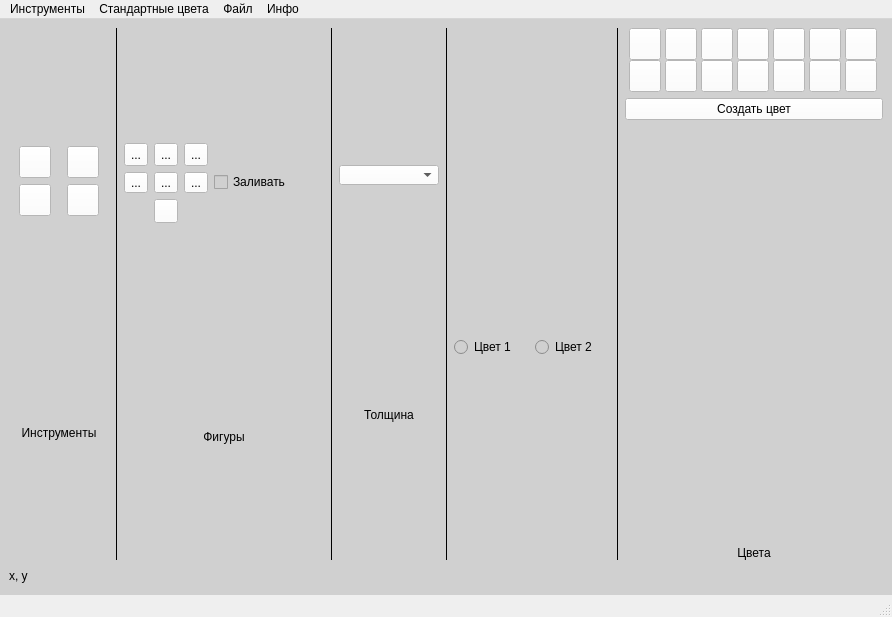
<?xml version="1.0" encoding="UTF-8"?>
<ui version="4.0">
 <class>paint_window</class>
 <widget class="QMainWindow" name="paint_window">
  <property name="enabled">
   <bool>true</bool>
  </property>
  <property name="geometry">
   <rect>
    <x>0</x>
    <y>0</y>
    <width>892</width>
    <height>617</height>
   </rect>
  </property>
  <property name="sizePolicy">
   <sizepolicy hsizetype="Maximum" vsizetype="Fixed">
    <horstretch>0</horstretch>
    <verstretch>0</verstretch>
   </sizepolicy>
  </property>
  <property name="windowTitle">
   <string>MS Paint DEMO</string>
  </property>
  <property name="windowIcon">
   <iconset>
    <normaloff>window_icon.png</normaloff>window_icon.png</iconset>
  </property>
  <widget class="QWidget" name="main_widget">
   <property name="sizePolicy">
    <sizepolicy hsizetype="Expanding" vsizetype="Expanding">
     <horstretch>0</horstretch>
     <verstretch>0</verstretch>
    </sizepolicy>
   </property>
   <property name="cursor">
    <cursorShape>ArrowCursor</cursorShape>
   </property>
   <property name="styleSheet">
    <string notr="true">background-color: rgb(208, 208, 208);</string>
   </property>
   <layout class="QVBoxLayout" name="verticalLayout">
    <item>
     <layout class="QHBoxLayout" name="tool_layout">
      <property name="sizeConstraint">
       <enum>QLayout::SetMaximumSize</enum>
      </property>
      <item>
       <layout class="QVBoxLayout" name="verticalLayout_2">
        <item>
         <layout class="QGridLayout" name="maintool_layout">
          <item row="0" column="0">
           <widget class="QToolButton" name="brush_button">
            <property name="maximumSize">
             <size>
              <width>32</width>
              <height>32</height>
             </size>
            </property>
            <property name="cursor">
             <cursorShape>PointingHandCursor</cursorShape>
            </property>
            <property name="styleSheet">
             <string notr="true">background-color: rgb(255, 255, 255);</string>
            </property>
            <property name="text">
             <string/>
            </property>
            <property name="iconSize">
             <size>
              <width>32</width>
              <height>32</height>
             </size>
            </property>
           </widget>
          </item>
          <item row="1" column="0">
           <widget class="QToolButton" name="eraser_button">
            <property name="maximumSize">
             <size>
              <width>32</width>
              <height>32</height>
             </size>
            </property>
            <property name="cursor">
             <cursorShape>PointingHandCursor</cursorShape>
            </property>
            <property name="autoFillBackground">
             <bool>false</bool>
            </property>
            <property name="styleSheet">
             <string notr="true">background-color: rgb(255, 255, 255);</string>
            </property>
            <property name="text">
             <string/>
            </property>
            <property name="iconSize">
             <size>
              <width>32</width>
              <height>32</height>
             </size>
            </property>
           </widget>
          </item>
          <item row="1" column="1">
           <widget class="QToolButton" name="fill_button">
            <property name="maximumSize">
             <size>
              <width>32</width>
              <height>32</height>
             </size>
            </property>
            <property name="cursor">
             <cursorShape>PointingHandCursor</cursorShape>
            </property>
            <property name="styleSheet">
             <string notr="true">background-color: rgb(255, 255, 255);</string>
            </property>
            <property name="text">
             <string/>
            </property>
            <property name="iconSize">
             <size>
              <width>32</width>
              <height>32</height>
             </size>
            </property>
           </widget>
          </item>
          <item row="0" column="1">
           <widget class="QToolButton" name="pencil_button">
            <property name="maximumSize">
             <size>
              <width>32</width>
              <height>32</height>
             </size>
            </property>
            <property name="cursor">
             <cursorShape>PointingHandCursor</cursorShape>
            </property>
            <property name="styleSheet">
             <string notr="true">background-color: rgb(255, 255, 255);</string>
            </property>
            <property name="text">
             <string/>
            </property>
            <property name="iconSize">
             <size>
              <width>32</width>
              <height>32</height>
             </size>
            </property>
           </widget>
          </item>
         </layout>
        </item>
        <item>
         <widget class="QLabel" name="tool_label">
          <property name="maximumSize">
           <size>
            <width>100</width>
            <height>100</height>
           </size>
          </property>
          <property name="layoutDirection">
           <enum>Qt::LeftToRight</enum>
          </property>
          <property name="text">
           <string>Инструменты</string>
          </property>
          <property name="textFormat">
           <enum>Qt::AutoText</enum>
          </property>
          <property name="alignment">
           <set>Qt::AlignBottom|Qt::AlignHCenter</set>
          </property>
         </widget>
        </item>
       </layout>
      </item>
      <item>
       <widget class="Line" name="line">
        <property name="frameShadow">
         <enum>QFrame::Plain</enum>
        </property>
        <property name="orientation">
         <enum>Qt::Vertical</enum>
        </property>
       </widget>
      </item>
      <item>
       <layout class="QVBoxLayout" name="verticalLayout_3">
        <item>
         <layout class="QGridLayout" name="figures_layout">
          <item row="2" column="1">
           <widget class="QToolButton" name="circle_button">
            <property name="maximumSize">
             <size>
              <width>24</width>
              <height>24</height>
             </size>
            </property>
            <property name="cursor">
             <cursorShape>PointingHandCursor</cursorShape>
            </property>
            <property name="styleSheet">
             <string notr="true">background-color: rgb(255, 255, 255);</string>
            </property>
            <property name="text">
             <string/>
            </property>
            <property name="iconSize">
             <size>
              <width>24</width>
              <height>24</height>
             </size>
            </property>
           </widget>
          </item>
          <item row="1" column="2">
           <widget class="QToolButton" name="octagon_button">
            <property name="maximumSize">
             <size>
              <width>24</width>
              <height>24</height>
             </size>
            </property>
            <property name="cursor">
             <cursorShape>PointingHandCursor</cursorShape>
            </property>
            <property name="styleSheet">
             <string notr="true">background-color: rgb(255, 255, 255);</string>
            </property>
            <property name="text">
             <string>...</string>
            </property>
            <property name="iconSize">
             <size>
              <width>24</width>
              <height>24</height>
             </size>
            </property>
           </widget>
          </item>
          <item row="1" column="0">
           <widget class="QToolButton" name="pentagon_button">
            <property name="maximumSize">
             <size>
              <width>24</width>
              <height>24</height>
             </size>
            </property>
            <property name="cursor">
             <cursorShape>PointingHandCursor</cursorShape>
            </property>
            <property name="styleSheet">
             <string notr="true">background-color: rgb(255, 255, 255);</string>
            </property>
            <property name="text">
             <string>...</string>
            </property>
            <property name="iconSize">
             <size>
              <width>24</width>
              <height>24</height>
             </size>
            </property>
           </widget>
          </item>
          <item row="1" column="1">
           <widget class="QToolButton" name="hexagon_button">
            <property name="maximumSize">
             <size>
              <width>24</width>
              <height>24</height>
             </size>
            </property>
            <property name="cursor">
             <cursorShape>PointingHandCursor</cursorShape>
            </property>
            <property name="styleSheet">
             <string notr="true">background-color: rgb(255, 255, 255);</string>
            </property>
            <property name="text">
             <string>...</string>
            </property>
            <property name="iconSize">
             <size>
              <width>24</width>
              <height>24</height>
             </size>
            </property>
           </widget>
          </item>
          <item row="0" column="2">
           <widget class="QToolButton" name="rectangle_button">
            <property name="maximumSize">
             <size>
              <width>24</width>
              <height>24</height>
             </size>
            </property>
            <property name="cursor">
             <cursorShape>PointingHandCursor</cursorShape>
            </property>
            <property name="styleSheet">
             <string notr="true">background-color: rgb(255, 255, 255);</string>
            </property>
            <property name="text">
             <string>...</string>
            </property>
            <property name="iconSize">
             <size>
              <width>24</width>
              <height>24</height>
             </size>
            </property>
           </widget>
          </item>
          <item row="0" column="0">
           <widget class="QToolButton" name="line_button">
            <property name="maximumSize">
             <size>
              <width>24</width>
              <height>24</height>
             </size>
            </property>
            <property name="cursor">
             <cursorShape>PointingHandCursor</cursorShape>
            </property>
            <property name="styleSheet">
             <string notr="true">background-color: rgb(255, 255, 255);</string>
            </property>
            <property name="text">
             <string>...</string>
            </property>
            <property name="iconSize">
             <size>
              <width>24</width>
              <height>24</height>
             </size>
            </property>
           </widget>
          </item>
          <item row="0" column="1">
           <widget class="QToolButton" name="triangle_button">
            <property name="maximumSize">
             <size>
              <width>24</width>
              <height>24</height>
             </size>
            </property>
            <property name="cursor">
             <cursorShape>PointingHandCursor</cursorShape>
            </property>
            <property name="styleSheet">
             <string notr="true">background-color: rgb(255, 255, 255);</string>
            </property>
            <property name="text">
             <string>...</string>
            </property>
            <property name="iconSize">
             <size>
              <width>24</width>
              <height>24</height>
             </size>
            </property>
           </widget>
          </item>
          <item row="1" column="3">
           <widget class="QCheckBox" name="fill_check">
            <property name="cursor">
             <cursorShape>PointingHandCursor</cursorShape>
            </property>
            <property name="text">
             <string>Заливать</string>
            </property>
           </widget>
          </item>
         </layout>
        </item>
        <item>
         <widget class="QLabel" name="figures_label">
          <property name="maximumSize">
           <size>
            <width>200</width>
            <height>100</height>
           </size>
          </property>
          <property name="text">
           <string>Фигуры</string>
          </property>
          <property name="alignment">
           <set>Qt::AlignBottom|Qt::AlignHCenter</set>
          </property>
         </widget>
        </item>
       </layout>
      </item>
      <item>
       <widget class="Line" name="line_2">
        <property name="frameShadow">
         <enum>QFrame::Plain</enum>
        </property>
        <property name="orientation">
         <enum>Qt::Vertical</enum>
        </property>
       </widget>
      </item>
      <item>
       <layout class="QVBoxLayout" name="verticalLayout_4">
        <property name="spacing">
         <number>0</number>
        </property>
        <property name="sizeConstraint">
         <enum>QLayout::SetMinAndMaxSize</enum>
        </property>
        <property name="topMargin">
         <number>0</number>
        </property>
        <item>
         <widget class="QComboBox" name="size_box">
          <property name="maximumSize">
           <size>
            <width>164</width>
            <height>20</height>
           </size>
          </property>
          <property name="cursor">
           <cursorShape>PointingHandCursor</cursorShape>
          </property>
          <property name="styleSheet">
           <string notr="true">background-color: rgb(255, 255, 255);</string>
          </property>
          <property name="editable">
           <bool>false</bool>
          </property>
          <property name="currentText">
           <string/>
          </property>
          <property name="frame">
           <bool>true</bool>
          </property>
         </widget>
        </item>
        <item>
         <widget class="QLabel" name="size_label">
          <property name="maximumSize">
           <size>
            <width>100</width>
            <height>100</height>
           </size>
          </property>
          <property name="text">
           <string>Толщина</string>
          </property>
          <property name="alignment">
           <set>Qt::AlignBottom|Qt::AlignHCenter</set>
          </property>
         </widget>
        </item>
       </layout>
      </item>
      <item>
       <widget class="Line" name="line_3">
        <property name="frameShadow">
         <enum>QFrame::Plain</enum>
        </property>
        <property name="orientation">
         <enum>Qt::Vertical</enum>
        </property>
       </widget>
      </item>
      <item>
       <layout class="QVBoxLayout" name="verticalLayout_5">
        <item>
         <layout class="QGridLayout" name="color_layout">
          <item row="1" column="1">
           <widget class="QRadioButton" name="secondcolor_button">
            <property name="maximumSize">
             <size>
              <width>75</width>
              <height>20</height>
             </size>
            </property>
            <property name="cursor">
             <cursorShape>PointingHandCursor</cursorShape>
            </property>
            <property name="text">
             <string>Цвет 2</string>
            </property>
           </widget>
          </item>
          <item row="1" column="0">
           <widget class="QRadioButton" name="maincolor_button">
            <property name="maximumSize">
             <size>
              <width>75</width>
              <height>20</height>
             </size>
            </property>
            <property name="cursor">
             <cursorShape>PointingHandCursor</cursorShape>
            </property>
            <property name="text">
             <string>Цвет 1</string>
            </property>
           </widget>
          </item>
          <item row="0" column="0">
           <widget class="QLabel" name="label">
            <property name="maximumSize">
             <size>
              <width>100</width>
              <height>100</height>
             </size>
            </property>
            <property name="text">
             <string/>
            </property>
            <property name="alignment">
             <set>Qt::AlignCenter</set>
            </property>
           </widget>
          </item>
          <item row="0" column="1">
           <widget class="QLabel" name="label_2">
            <property name="maximumSize">
             <size>
              <width>100</width>
              <height>100</height>
             </size>
            </property>
            <property name="text">
             <string/>
            </property>
            <property name="alignment">
             <set>Qt::AlignCenter</set>
            </property>
           </widget>
          </item>
         </layout>
        </item>
       </layout>
      </item>
      <item>
       <widget class="Line" name="line_4">
        <property name="frameShadow">
         <enum>QFrame::Plain</enum>
        </property>
        <property name="orientation">
         <enum>Qt::Vertical</enum>
        </property>
       </widget>
      </item>
      <item>
       <layout class="QVBoxLayout" name="verticalLayout_6">
        <item>
         <layout class="QGridLayout" name="colorSetup_layout">
          <property name="leftMargin">
           <number>0</number>
          </property>
          <property name="topMargin">
           <number>0</number>
          </property>
          <property name="rightMargin">
           <number>0</number>
          </property>
          <property name="bottomMargin">
           <number>0</number>
          </property>
          <property name="spacing">
           <number>0</number>
          </property>
          <item row="0" column="5">
           <widget class="QToolButton" name="blue_button">
            <property name="maximumSize">
             <size>
              <width>32</width>
              <height>32</height>
             </size>
            </property>
            <property name="cursor">
             <cursorShape>PointingHandCursor</cursorShape>
            </property>
            <property name="styleSheet">
             <string notr="true">background-color: rgb(255, 255, 255);</string>
            </property>
            <property name="text">
             <string/>
            </property>
            <property name="iconSize">
             <size>
              <width>24</width>
              <height>24</height>
             </size>
            </property>
           </widget>
          </item>
          <item row="1" column="5">
           <widget class="QToolButton" name="darkred_button">
            <property name="maximumSize">
             <size>
              <width>32</width>
              <height>32</height>
             </size>
            </property>
            <property name="cursor">
             <cursorShape>PointingHandCursor</cursorShape>
            </property>
            <property name="styleSheet">
             <string notr="true">background-color: rgb(255, 255, 255);</string>
            </property>
            <property name="text">
             <string/>
            </property>
            <property name="iconSize">
             <size>
              <width>24</width>
              <height>24</height>
             </size>
            </property>
           </widget>
          </item>
          <item row="0" column="1">
           <widget class="QToolButton" name="orange_button">
            <property name="maximumSize">
             <size>
              <width>32</width>
              <height>32</height>
             </size>
            </property>
            <property name="cursor">
             <cursorShape>PointingHandCursor</cursorShape>
            </property>
            <property name="styleSheet">
             <string notr="true">background-color: rgb(255, 255, 255);</string>
            </property>
            <property name="text">
             <string/>
            </property>
            <property name="iconSize">
             <size>
              <width>24</width>
              <height>24</height>
             </size>
            </property>
           </widget>
          </item>
          <item row="0" column="3">
           <widget class="QToolButton" name="green_button">
            <property name="maximumSize">
             <size>
              <width>32</width>
              <height>32</height>
             </size>
            </property>
            <property name="cursor">
             <cursorShape>PointingHandCursor</cursorShape>
            </property>
            <property name="styleSheet">
             <string notr="true">background-color: rgb(255, 255, 255);</string>
            </property>
            <property name="text">
             <string/>
            </property>
            <property name="iconSize">
             <size>
              <width>24</width>
              <height>24</height>
             </size>
            </property>
           </widget>
          </item>
          <item row="1" column="6">
           <widget class="QToolButton" name="pink_button">
            <property name="maximumSize">
             <size>
              <width>32</width>
              <height>32</height>
             </size>
            </property>
            <property name="cursor">
             <cursorShape>PointingHandCursor</cursorShape>
            </property>
            <property name="styleSheet">
             <string notr="true">background-color: rgb(255, 255, 255);</string>
            </property>
            <property name="text">
             <string/>
            </property>
            <property name="iconSize">
             <size>
              <width>24</width>
              <height>24</height>
             </size>
            </property>
           </widget>
          </item>
          <item row="1" column="4">
           <widget class="QToolButton" name="brown_button">
            <property name="maximumSize">
             <size>
              <width>32</width>
              <height>32</height>
             </size>
            </property>
            <property name="cursor">
             <cursorShape>PointingHandCursor</cursorShape>
            </property>
            <property name="styleSheet">
             <string notr="true">background-color: rgb(255, 255, 255);</string>
            </property>
            <property name="text">
             <string/>
            </property>
            <property name="iconSize">
             <size>
              <width>24</width>
              <height>24</height>
             </size>
            </property>
           </widget>
          </item>
          <item row="1" column="1">
           <widget class="QToolButton" name="white_button">
            <property name="maximumSize">
             <size>
              <width>32</width>
              <height>32</height>
             </size>
            </property>
            <property name="cursor">
             <cursorShape>PointingHandCursor</cursorShape>
            </property>
            <property name="styleSheet">
             <string notr="true">background-color: rgb(255, 255, 255);</string>
            </property>
            <property name="text">
             <string/>
            </property>
            <property name="iconSize">
             <size>
              <width>24</width>
              <height>24</height>
             </size>
            </property>
           </widget>
          </item>
          <item row="1" column="0">
           <widget class="QToolButton" name="black_button">
            <property name="maximumSize">
             <size>
              <width>32</width>
              <height>32</height>
             </size>
            </property>
            <property name="cursor">
             <cursorShape>PointingHandCursor</cursorShape>
            </property>
            <property name="styleSheet">
             <string notr="true">background-color: rgb(255, 255, 255)
</string>
            </property>
            <property name="text">
             <string/>
            </property>
            <property name="iconSize">
             <size>
              <width>24</width>
              <height>24</height>
             </size>
            </property>
           </widget>
          </item>
          <item row="1" column="3">
           <widget class="QToolButton" name="darkgrey_button">
            <property name="maximumSize">
             <size>
              <width>32</width>
              <height>32</height>
             </size>
            </property>
            <property name="cursor">
             <cursorShape>PointingHandCursor</cursorShape>
            </property>
            <property name="styleSheet">
             <string notr="true">background-color: rgb(255, 255, 255);</string>
            </property>
            <property name="text">
             <string/>
            </property>
            <property name="iconSize">
             <size>
              <width>24</width>
              <height>24</height>
             </size>
            </property>
           </widget>
          </item>
          <item row="0" column="2">
           <widget class="QToolButton" name="yellow_button">
            <property name="maximumSize">
             <size>
              <width>32</width>
              <height>32</height>
             </size>
            </property>
            <property name="cursor">
             <cursorShape>PointingHandCursor</cursorShape>
            </property>
            <property name="styleSheet">
             <string notr="true">background-color: rgb(255, 255, 255);</string>
            </property>
            <property name="text">
             <string/>
            </property>
            <property name="iconSize">
             <size>
              <width>24</width>
              <height>24</height>
             </size>
            </property>
           </widget>
          </item>
          <item row="0" column="4">
           <widget class="QToolButton" name="lightblue_button">
            <property name="maximumSize">
             <size>
              <width>32</width>
              <height>32</height>
             </size>
            </property>
            <property name="cursor">
             <cursorShape>PointingHandCursor</cursorShape>
            </property>
            <property name="styleSheet">
             <string notr="true">background-color: rgb(255, 255, 255);</string>
            </property>
            <property name="text">
             <string/>
            </property>
            <property name="iconSize">
             <size>
              <width>24</width>
              <height>24</height>
             </size>
            </property>
           </widget>
          </item>
          <item row="1" column="2">
           <widget class="QToolButton" name="lightgrey_button">
            <property name="maximumSize">
             <size>
              <width>32</width>
              <height>32</height>
             </size>
            </property>
            <property name="cursor">
             <cursorShape>PointingHandCursor</cursorShape>
            </property>
            <property name="autoFillBackground">
             <bool>false</bool>
            </property>
            <property name="styleSheet">
             <string notr="true">background-color: rgb(255, 255, 255);</string>
            </property>
            <property name="text">
             <string/>
            </property>
            <property name="iconSize">
             <size>
              <width>24</width>
              <height>24</height>
             </size>
            </property>
            <property name="toolButtonStyle">
             <enum>Qt::ToolButtonIconOnly</enum>
            </property>
           </widget>
          </item>
          <item row="0" column="0">
           <widget class="QToolButton" name="red_button">
            <property name="maximumSize">
             <size>
              <width>32</width>
              <height>32</height>
             </size>
            </property>
            <property name="cursor">
             <cursorShape>PointingHandCursor</cursorShape>
            </property>
            <property name="styleSheet">
             <string notr="true">background-color: rgb(255, 255, 255);</string>
            </property>
            <property name="text">
             <string/>
            </property>
            <property name="iconSize">
             <size>
              <width>24</width>
              <height>24</height>
             </size>
            </property>
            <property name="checkable">
             <bool>false</bool>
            </property>
           </widget>
          </item>
          <item row="0" column="6">
           <widget class="QToolButton" name="purple_button">
            <property name="maximumSize">
             <size>
              <width>32</width>
              <height>32</height>
             </size>
            </property>
            <property name="cursor">
             <cursorShape>PointingHandCursor</cursorShape>
            </property>
            <property name="styleSheet">
             <string notr="true">background-color: rgb(255, 255, 255);</string>
            </property>
            <property name="text">
             <string/>
            </property>
            <property name="iconSize">
             <size>
              <width>24</width>
              <height>24</height>
             </size>
            </property>
            <property name="toolButtonStyle">
             <enum>Qt::ToolButtonIconOnly</enum>
            </property>
           </widget>
          </item>
         </layout>
        </item>
        <item>
         <widget class="QPushButton" name="customcolor_button">
          <property name="sizePolicy">
           <sizepolicy hsizetype="Minimum" vsizetype="Fixed">
            <horstretch>0</horstretch>
            <verstretch>0</verstretch>
           </sizepolicy>
          </property>
          <property name="cursor">
           <cursorShape>PointingHandCursor</cursorShape>
          </property>
          <property name="styleSheet">
           <string notr="true">background-color: rgb(255, 255, 255);</string>
          </property>
          <property name="text">
           <string>Создать цвет</string>
          </property>
         </widget>
        </item>
        <item>
         <widget class="QLabel" name="colors_label">
          <property name="text">
           <string>Цвета</string>
          </property>
          <property name="alignment">
           <set>Qt::AlignBottom|Qt::AlignHCenter</set>
          </property>
         </widget>
        </item>
       </layout>
      </item>
     </layout>
    </item>
    <item>
     <layout class="QVBoxLayout" name="canvas_layout">
      <property name="spacing">
       <number>6</number>
      </property>
      <property name="sizeConstraint">
       <enum>QLayout::SetDefaultConstraint</enum>
      </property>
     </layout>
    </item>
    <item>
     <widget class="QLabel" name="coords_label">
      <property name="sizePolicy">
       <sizepolicy hsizetype="Maximum" vsizetype="Maximum">
        <horstretch>0</horstretch>
        <verstretch>0</verstretch>
       </sizepolicy>
      </property>
      <property name="maximumSize">
       <size>
        <width>50</width>
        <height>20</height>
       </size>
      </property>
      <property name="text">
       <string>x, y</string>
      </property>
     </widget>
    </item>
   </layout>
  </widget>
  <widget class="QStatusBar" name="statusbar"/>
  <widget class="QMenuBar" name="menubar">
   <property name="geometry">
    <rect>
     <x>0</x>
     <y>0</y>
     <width>892</width>
     <height>21</height>
    </rect>
   </property>
   <widget class="QMenu" name="tool_menu">
    <property name="title">
     <string>Инструменты</string>
    </property>
    <addaction name="action_brush"/>
    <addaction name="action_pencil"/>
    <addaction name="action_eraser"/>
    <addaction name="action_fill"/>
    <addaction name="action_line"/>
    <addaction name="action_circle"/>
    <addaction name="separator"/>
    <addaction name="action_triangle"/>
    <addaction name="action_rectangle"/>
    <addaction name="action_pentagon"/>
    <addaction name="action_hexagon"/>
    <addaction name="action_octagon"/>
    <addaction name="separator"/>
   </widget>
   <widget class="QMenu" name="file_menu">
    <property name="title">
     <string>Файл</string>
    </property>
    <addaction name="action_create"/>
    <addaction name="action_open"/>
    <addaction name="action_save"/>
    <addaction name="action_clear"/>
   </widget>
   <widget class="QMenu" name="menu">
    <property name="title">
     <string>Стандартные цвета</string>
    </property>
    <addaction name="action_red"/>
    <addaction name="action_orange"/>
    <addaction name="action_yellow"/>
    <addaction name="action_green"/>
    <addaction name="action_lightblue"/>
    <addaction name="action_blue"/>
    <addaction name="action_purple"/>
    <addaction name="action_black"/>
    <addaction name="action_white"/>
    <addaction name="action_lightgrey"/>
    <addaction name="action_darkgrey"/>
    <addaction name="action_brown"/>
    <addaction name="action_darkred"/>
    <addaction name="action_pink"/>
   </widget>
   <widget class="QMenu" name="info_menu">
    <property name="title">
     <string>Инфо</string>
    </property>
    <addaction name="action_aboutme"/>
    <addaction name="action_help"/>
   </widget>
   <addaction name="tool_menu"/>
   <addaction name="menu"/>
   <addaction name="file_menu"/>
   <addaction name="info_menu"/>
  </widget>
  <action name="action_brush">
   <property name="icon">
    <iconset>
     <normaloff>brush_icon.png</normaloff>
     <normalon>../../../../.designer/Проект QT/brush_icon.png</normalon>brush_icon.png</iconset>
   </property>
   <property name="text">
    <string>Кисть</string>
   </property>
  </action>
  <action name="action_line">
   <property name="icon">
    <iconset>
     <normaloff>line_icon.png</normaloff>line_icon.png</iconset>
   </property>
   <property name="text">
    <string>Линия</string>
   </property>
  </action>
  <action name="action_circle">
   <property name="icon">
    <iconset>
     <normaloff>circle_icon.png</normaloff>circle_icon.png</iconset>
   </property>
   <property name="text">
    <string>Окружность</string>
   </property>
  </action>
  <action name="action_rectangle">
   <property name="icon">
    <iconset>
     <normaloff>rectangle_icon.png</normaloff>rectangle_icon.png</iconset>
   </property>
   <property name="text">
    <string>Прямоугольник</string>
   </property>
  </action>
  <action name="action_open">
   <property name="icon">
    <iconset>
     <normaloff>open_icon.png</normaloff>open_icon.png</iconset>
   </property>
   <property name="text">
    <string>Открыть</string>
   </property>
  </action>
  <action name="action_save">
   <property name="icon">
    <iconset>
     <normaloff>save_icon.png</normaloff>save_icon.png</iconset>
   </property>
   <property name="text">
    <string>Сохранить</string>
   </property>
  </action>
  <action name="action_create">
   <property name="icon">
    <iconset>
     <normaloff>new_icon.png</normaloff>new_icon.png</iconset>
   </property>
   <property name="text">
    <string>Создать</string>
   </property>
  </action>
  <action name="action_clear">
   <property name="icon">
    <iconset>
     <normaloff>clear_icon.png</normaloff>clear_icon.png</iconset>
   </property>
   <property name="text">
    <string>Очистить</string>
   </property>
  </action>
  <action name="action_aboutme">
   <property name="icon">
    <iconset>
     <normaloff>info_icon.png</normaloff>info_icon.png</iconset>
   </property>
   <property name="text">
    <string>О программе</string>
   </property>
  </action>
  <action name="action_triangle">
   <property name="icon">
    <iconset>
     <normaloff>triangle_icon.png</normaloff>triangle_icon.png</iconset>
   </property>
   <property name="text">
    <string>Треугольник</string>
   </property>
  </action>
  <action name="action_pentagon">
   <property name="icon">
    <iconset>
     <normaloff>pentagon_icon.png</normaloff>pentagon_icon.png</iconset>
   </property>
   <property name="text">
    <string>Пятиугольник</string>
   </property>
  </action>
  <action name="action_hexagon">
   <property name="icon">
    <iconset>
     <normaloff>hexagon_icon.png</normaloff>hexagon_icon.png</iconset>
   </property>
   <property name="text">
    <string>Шестиугольник</string>
   </property>
  </action>
  <action name="action_octagon">
   <property name="icon">
    <iconset>
     <normaloff>octagon_icon.png</normaloff>octagon_icon.png</iconset>
   </property>
   <property name="text">
    <string>Восьмиугольник</string>
   </property>
  </action>
  <action name="action_eraser">
   <property name="icon">
    <iconset>
     <normaloff>eraser_icon.png</normaloff>eraser_icon.png</iconset>
   </property>
   <property name="text">
    <string>Ластик</string>
   </property>
  </action>
  <action name="action_pencil">
   <property name="icon">
    <iconset>
     <normaloff>pencil_icon.png</normaloff>pencil_icon.png</iconset>
   </property>
   <property name="text">
    <string>Карандаш</string>
   </property>
  </action>
  <action name="action_fill">
   <property name="icon">
    <iconset>
     <normaloff>fill_icon.png</normaloff>fill_icon.png</iconset>
   </property>
   <property name="text">
    <string>Заливка</string>
   </property>
  </action>
  <action name="action_red">
   <property name="icon">
    <iconset>
     <normaloff>red_icon.png</normaloff>red_icon.png</iconset>
   </property>
   <property name="text">
    <string>Красный</string>
   </property>
  </action>
  <action name="action_orange">
   <property name="icon">
    <iconset>
     <normaloff>orange_icon.png</normaloff>orange_icon.png</iconset>
   </property>
   <property name="text">
    <string>Оранжевый</string>
   </property>
  </action>
  <action name="action_yellow">
   <property name="icon">
    <iconset>
     <normaloff>yellow_icon.png</normaloff>yellow_icon.png</iconset>
   </property>
   <property name="text">
    <string>Желтый</string>
   </property>
  </action>
  <action name="action_green">
   <property name="icon">
    <iconset>
     <normaloff>green_icon.png</normaloff>green_icon.png</iconset>
   </property>
   <property name="text">
    <string>Зеленый</string>
   </property>
  </action>
  <action name="action_lightblue">
   <property name="icon">
    <iconset>
     <normaloff>lightblue_icon.png</normaloff>lightblue_icon.png</iconset>
   </property>
   <property name="text">
    <string>Голубой</string>
   </property>
  </action>
  <action name="action_blue">
   <property name="icon">
    <iconset>
     <normaloff>blue_icon.png</normaloff>blue_icon.png</iconset>
   </property>
   <property name="text">
    <string>Синий</string>
   </property>
  </action>
  <action name="action_purple">
   <property name="icon">
    <iconset>
     <normaloff>purple_icon.png</normaloff>purple_icon.png</iconset>
   </property>
   <property name="text">
    <string>Фиолетовый</string>
   </property>
  </action>
  <action name="action_white">
   <property name="icon">
    <iconset>
     <normaloff>white_icon.png</normaloff>white_icon.png</iconset>
   </property>
   <property name="text">
    <string>Белый</string>
   </property>
  </action>
  <action name="action_lightgrey">
   <property name="icon">
    <iconset>
     <normaloff>lightgrey_icon.png</normaloff>lightgrey_icon.png</iconset>
   </property>
   <property name="text">
    <string>Светло-серый</string>
   </property>
  </action>
  <action name="action_darkgrey">
   <property name="icon">
    <iconset>
     <normaloff>darkgrey_icon.png</normaloff>darkgrey_icon.png</iconset>
   </property>
   <property name="text">
    <string>Темно-серый</string>
   </property>
  </action>
  <action name="action_brown">
   <property name="icon">
    <iconset>
     <normaloff>brown_icon.png</normaloff>brown_icon.png</iconset>
   </property>
   <property name="text">
    <string>Коричневый</string>
   </property>
  </action>
  <action name="action_darkred">
   <property name="icon">
    <iconset>
     <normaloff>darkred_icon.png</normaloff>darkred_icon.png</iconset>
   </property>
   <property name="text">
    <string>Темно-красный</string>
   </property>
  </action>
  <action name="action_pink">
   <property name="icon">
    <iconset>
     <normaloff>pink_icon.png</normaloff>pink_icon.png</iconset>
   </property>
   <property name="text">
    <string>Розовый</string>
   </property>
   <property name="iconVisibleInMenu">
    <bool>true</bool>
   </property>
  </action>
  <action name="action_black">
   <property name="icon">
    <iconset>
     <normaloff>black_icon.png</normaloff>black_icon.png</iconset>
   </property>
   <property name="text">
    <string>Черный</string>
   </property>
  </action>
  <action name="action_help">
   <property name="icon">
    <iconset>
     <normaloff>help_icon.png</normaloff>help_icon.png</iconset>
   </property>
   <property name="text">
    <string>Помощь</string>
   </property>
  </action>
 </widget>
 <resources/>
 <connections/>
</ui>
